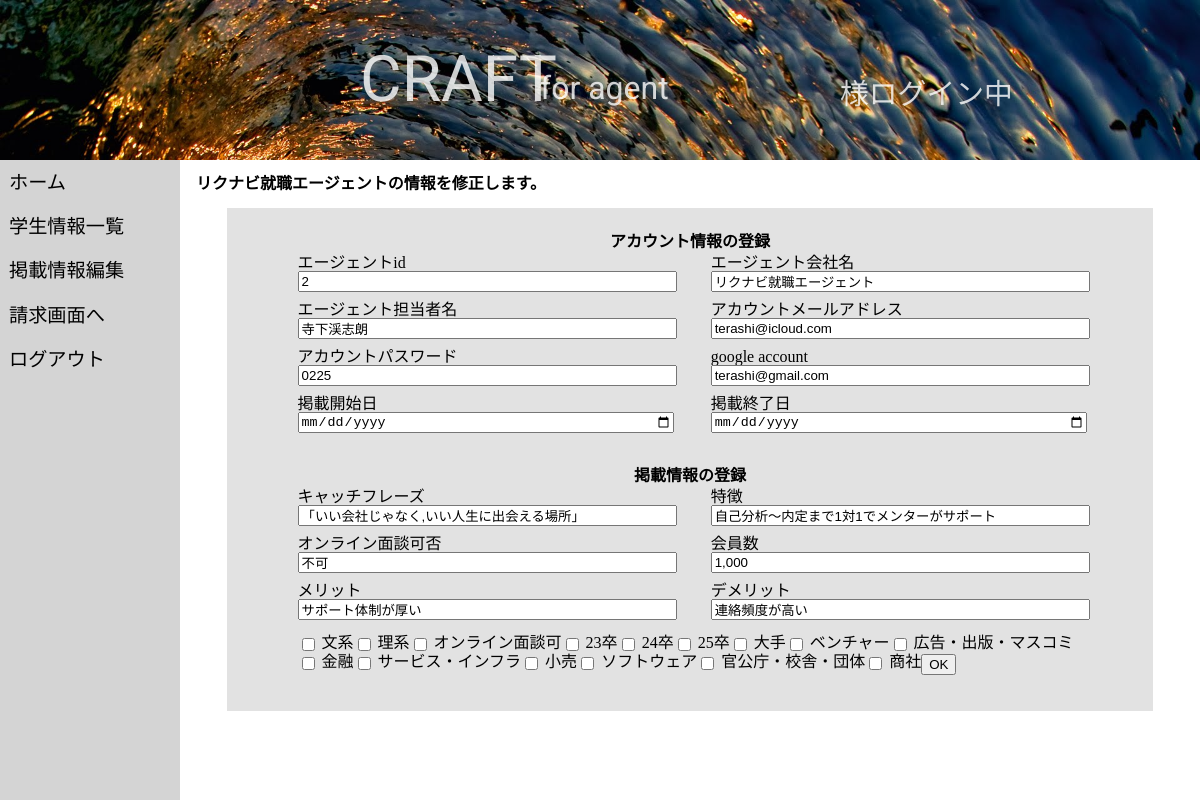
Page /src/shukatu/agent_page/agent_info_edit_request.php?agent_id=2 on the committed database.
### tables this page shows
CREATE TABLE  agent(
  id INT AUTO_INCREMENT NOT NULL PRIMARY KEY,
  agent_id INT NOT NULL ,
  company_name VARCHAR(255) NOT NULL,
  catchphrase VARCHAR(255) NOT NULL,
  feature VARCHAR(255) NOT NULL,
  online_meeting VARCHAR(255) NOT NULL,
  membership VARCHAR(255) NOT NULL,
  pros VARCHAR(255) NOT NULL,
  cons VARCHAR(255) NOT NULL
);

CREATE TABLE  agent_account(
  id INT NOT NULL AUTO_INCREMENT PRIMARY KEY,
  agent_id INT NOT NULL ,
  company_name VARCHAR(255) NOT NULL,
  company_staff VARCHAR(255) NOT NULL,
  account_email_address VARCHAR(255) NOT NULL,
  account_password VARCHAR(255) NOT NULL,
  google_account VARCHAR(255) NOT NULL,
  post_period_start VARCHAR(255) NOT NULL,
  post_period_end VARCHAR(255) NOT NULL
);

CREATE TABLE tag_existence(
  agent_id INT NOT NULL,
  tag_1 INT NOT NULL,
  tag_2 INT NOT NULL,
  tag_3 INT NOT NULL,
  tag_4 INT NOT NULL,
  tag_5 INT NOT NULL,
  tag_6 INT NOT NULL,
  tag_7 INT NOT NULL,
  tag_8 INT NOT NULL,
  tag_9 INT NOT NULL,
  tag_10 INT NOT NULL,
  tag_11 INT NOT NULL,
  tag_12 INT NOT NULL,
  tag_13 INT NOT NULL,
  tag_14 INT NOT NULL,
  tag_15 INT NOT NULL
);

CREATE TABLE  tag(
  tag_code INT NOT NULL  AUTO_INCREMENT PRIMARY KEY,
  tag_name VARCHAR(255) NOT NULL
);

### src/shukatu/agent_page/agent_info_edit_request.php (the view, shortened to what this page needs)
<!DOCTYPE html>
<html lang="ja">
<head>
    <link rel="stylesheet" href="../style/sass/base/reset.css">
    <link rel="stylesheet" href="../style/css/agentPage.css">
</head>
<body>
    <?php include "../common/agent_page_header.php";
    try {
        $agent_id = $_GET["agent_id"];
        $dsn = "mysql:host=db;dbname=shukatu;charset=utf8";
        $user = "root";
        $password = "password";
        $dbh = new PDO($dsn, $user, $password);
        $dbh->setAttribute(PDO::ATTR_ERRMODE, PDO::ERRMODE_EXCEPTION);
        $sql = "SELECT * FROM agent JOIN agent_account ON agent.id=agent_account.agent_id JOIN tag_existence ON agent.id=tag_existence.agent_id WHERE agent.agent_id=?";
        $stmt = $dbh->prepare($sql);
        $data[] = $agent_id;
        $stmt->execute($data);
        $rec = $stmt->fetch(PDO::FETCH_ASSOC);
        $dsn = "mysql:host=db;dbname=shukatu;charset=utf8";
        $user = "root";
        $password = "password";
        $dbh_2 = new PDO($dsn, $user, $password);
        $dbh_2->setAttribute(PDO::ATTR_ERRMODE, PDO::ERRMODE_EXCEPTION);
        $sql_2 = "SELECT * FROM tag";
        $stmt_2 = $dbh_2->prepare($sql_2);
        $stmt_2->execute();
    } catch (Exception $e) {
        echo "（　´∀｀）つ□ 涙拭けよ: " . $e->getMessage() . "\n";
        print "<a href='../boozer_login/boozer_login.php'>ログイン画面へ</a>";
    }
    ?>
    <div class="agent-page__right-page-container">
        <h1><?php print $rec["company_name"]; ?>の情報を修正します。</h1>
        <form action="agent_info_edit_request_done.php" method="post" enctype="multipart/form-data" width="100%">
            <div class="agent_reg_form_wrapper">
                <div class="agent_account_reg_wrapper">
                    <h2 class="agent_reg_form_tittle">アカウント情報の登録</h2>
                    <div class="agent_reg_form_box">
                        <span class="agent_reg_form_box_text">エージェントid</span>
                        <input type="text" name="agent_id" value="<?php print $rec['agent_id']; ?>">
                    </div>
                    <div class="agent_reg_form_box">
                        <spa class="agent_reg_form_box_text">エージェント会社名</spa>
                        <input type="text" name="company_name" value="<?php print $rec['company_name']; ?>">
                    </div>
                    <div class="agent_reg_form_box">
                        <span class="agent_reg_form_box_text">エージェント担当者名</span>
                        <input type="text" name="company_staff" value="<?php print $rec['company_staff']; ?>">
                    </div>
                    <div class="agent_reg_form_box">
                        <span class="agent_reg_form_box_text">アカウントメールアドレス</span>
                        <input type="text" name="account_email_address" value="<?php print $rec['account_email_address']; ?>">
                    </div>
                    <div class="agent_reg_form_box">
                        <span class="agent_reg_form_box_text">アカウントパスワード</span>
                        <input type="text" name="account_password" value="<?php print $rec['account_password']; ?>">
                    </div>
                    <div class="agent_reg_form_box">
                        <span class="agent_reg_form_box_text">google account</span>
                        <input type="text" name="google_account" value="<?php print $rec['google_account']; ?>">
                    </div>
                    <div class="agent_reg_form_box">
                        <span class="agent_reg_form_box_text">掲載開始日</span>
                        <input type="date" name="post_period_start" value="<?php print $rec['post_period_start']; ?>">
                    </div>
                    <div class="agent_reg_form_box">
                        <span class="agent_reg_form_box_text">掲載終了日</span>
                        <input type="date" name="post_period_end" value="<?php print $rec['post_period_end']; ?>">
                    </div>
                </div>
                <div class="agent_info_reg_wrapper">
                    <h2 class="agent_reg_form_tittle">掲載情報の登録</h2>
                    <div class="agent_reg_form_box">
                        <span class="agent_reg_form_box_text">キャッチフレーズ</span>
                        <input type="text" name="catchphrase" value="<?php print $rec['catchphrase']; ?>">
                    </div>
                    <div class="agent_reg_form_box">
                        <span class="agent_reg_form_box_text">特徴</span>
                        <input type="text" name="feature" value="<?php print $rec['feature']; ?>">
                    </div>
                    <div class="agent_reg_form_box">
                        <span class="agent_reg_form_box_text">オンライン面談可否</span>
                        <input type="text" name="online_meeting" value="<?php print $rec['online_meeting']; ?>">
                    </div>
                    <div class="agent_reg_form_box">
                        <span class="agent_reg_form_box_text">会員数</span>
                        <input type="text" name="membership" value="<?php print $rec['membership']; ?>">
                    </div>
                    <div class="agent_reg_form_box">
                        <span class="agent_reg_form_box_text">メリット</span>
                        <input type="text" name="pros" value="<?php print $rec['pros']; ?>">
                    </div>
                    <div class="agent_reg_form_box">
                        <span class="agent_reg_form_box_text">デメリット</span>
                        <input type="text" name="cons" value="<?php print $rec['cons']; ?>">
                    </div>
                    <div class="checkbox_area">
                        <?php
                        while (true) {
                            $rec_2 = $stmt_2->fetch(PDO::FETCH_ASSOC);
                            if ($rec_2 === false) {
                                break;
                            } ?><div class="checkboxes">
                                <input type="checkbox" class="agent-edit__tag-existence" name="tag[]" value=<?php echo $rec_2["tag_code"]; ?>>
                                <?php echo $rec_2["tag_name"]; ?></input>
                            </div><?php } ?>
                            <input type="submit" value="OK" class="form_submit_btn">
                    </div>
                </div>
            </div>
        </form>
    </div>
    </div>
</body>
</html>

### src/shukatu/style/css/agentPage.css (style rules this page uses)
.agent-page__right-page-container { padding-left: 15%; }
.agent-page__right-page-container h1 { margin: 16px; }
.agent-page__right-page-container .agent_reg_form_wrapper .agent_account_reg_wrapper { width: 90%; margin: 0 auto; display: flex; flex-wrap: wrap; justify-content: space-around; background-color: #e2e2e2; padding: 10px 0; }
.agent-page__right-page-container .agent_reg_form_wrapper .agent_account_reg_wrapper .agent_reg_form_tittle { width: 100%; text-align: center; }
.agent-page__right-page-container .agent_reg_form_wrapper .agent_account_reg_wrapper .agent_reg_form_box { width: 45%; margin: 5px 0; }
.agent-page__right-page-container .agent_reg_form_wrapper .agent_account_reg_wrapper .agent_reg_form_box_text { display: block; width: 100%; }
.agent-page__right-page-container .agent_reg_form_wrapper .agent_account_reg_wrapper .agent_reg_form_box input { width: 100%; }
.agent-page__right-page-container .agent_reg_form_wrapper .agent_info_reg_wrapper { width: 90%; margin: 10px auto; padding: 10px 0; display: flex; flex-wrap: wrap; justify-content: space-around; background-color: #e2e2e2; }
.agent-page__right-page-container .agent_reg_form_wrapper .agent_info_reg_wrapper .agent_reg_form_tittle { width: 100%; text-align: center; }
.agent-page__right-page-container .agent_reg_form_wrapper .agent_info_reg_wrapper .agent_reg_form_box { width: 45%; margin: 5px 0; }
.agent-page__right-page-container .agent_reg_form_wrapper .agent_info_reg_wrapper .agent_reg_form_box_text { display: block; width: 100%; }
.agent-page__right-page-container .agent_reg_form_wrapper .agent_info_reg_wrapper .agent_reg_form_box input { width: 100%; }
.agent-page__right-page-container .agent_reg_form_wrapper .agent_info_reg_wrapper .checkbox_area { display: flex; flex-wrap: wrap; width: 95%; margin-top: 10px; }
.agent-page__right-page-container form { background-color: #e2e2e2; width: 90%; margin: 10px auto; padding: 16px 4px; }
.agent-page__right-page-container form span { display: block; }

### rows in the picture
agent: agent_account.company_name "リクナビ就職エージェント", agent_id "2", company_name "リクナビ就職エージェント", company_staff "寺下渓志朗", account_email_address "terashi@icloud.com", account_password "0225", google_account "terashi@gmail.com", catchphrase "「いい会社じゃなく,いい人生に出会える場所」", feature "自己分析～内定まで1対1でメンターがサポート", online_meeting "不可", membership "1,000", pros "サポート体制が厚い", cons "連絡頻度が高い"
tag: tag_name "文系"
tag: tag_name "理系"
tag: tag_name "オンライン面談可"
tag: tag_name "23卒"
tag: tag_name "24卒"
tag: tag_name "25卒"
tag: tag_name "大手"
tag: tag_name "ベンチャー"
tag: tag_name "広告・出版・マスコミ"
tag: tag_name "金融"
tag: tag_name "サービス・インフラ"
tag: tag_name "小売"
tag: tag_name "ソフトウェア"
tag: tag_name "官公庁・校舎・団体"
tag: tag_name "商社"
